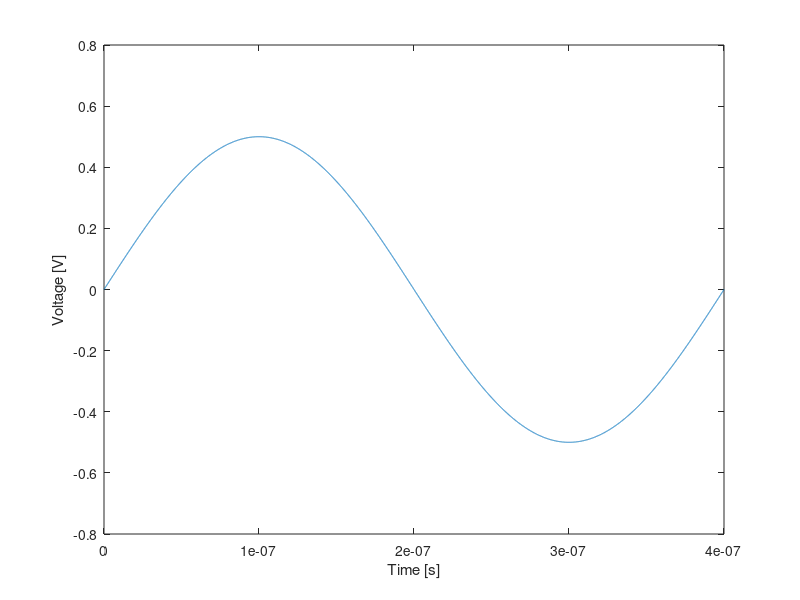

Write MATLAB code to recreate this figure.
%%%%%%%%%%%%%%%%%%%%%%%%%%%%%%%%%%%%%%%%%%%%%%%%%%%%%%%%%%%%%%%%%%%%%%%%%%%
% Data Converter for SIGLENT SDG 1032X Arbitrary Function Generator
% Author:   Luiz Oliveira
% Date:     11/06/2024
%%%%%%%%%%%%%%%%%%%%%%%%%%%%%%%%%%%%%%%%%%%%%%%%%%%%%%%%%%%%%%%%%%%%%%%%%%%

clc
clear all
close all

%%%%%%%%%%%%%%%%%%%%%%%%%%%%%%%%%%%%%%%%%%%%%%%%%%%%%%%%%%%%%%%%%%%%%%%%%%%
% Example of a sinusoidal function
%%%%%%%%%%%%%%%%%%%%%%%%%%%%%%%%%%%%%%%%%%%%%%%%%%%%%%%%%%%%%%%%%%%%%%%%%%%

N = 10000;
FREQ = 2500e3;
PERIOD = 1/FREQ;
AMP = 1;
OFFSET = 0;
PHASE = 0;

%%%%%%%%%%%%%%%%%%%%%%%%%%%%%%%%%%%%%%%%%%%%%%%%%%%%%%%%%%%%%%%%%%%%%%%%%%%
% Example of a sinusoidal function
%%%%%%%%%%%%%%%%%%%%%%%%%%%%%%%%%%%%%%%%%%%%%%%%%%%%%%%%%%%%%%%%%%%%%%%%%%%

t = 0:(PERIOD/(N-1)):PERIOD;
y = 0.5*sin(2*pi*(t/PERIOD));
plot(t,y)
xlabel('Time [s]')
ylabel('Voltage [V]')

%%%%%%%%%%%%%%%%%%%%%%%%%%%%%%%%%%%%%%%%%%%%%%%%%%%%%%%%%%%%%%%%%%%%%%%%%%%
% Name of the CSV file that will be generated
%%%%%%%%%%%%%%%%%%%%%%%%%%%%%%%%%%%%%%%%%%%%%%%%%%%%%%%%%%%%%%%%%%%%%%%%%%%

fileID = fopen('output.csv','w');

%%%%%%%%%%%%%%%%%%%%%%%%%%%%%%%%%%%%%%%%%%%%%%%%%%%%%%%%%%%%%%%%%%%%%%%%%%%
% Mandatory header in SIGLENT SDG 1032X Format
%%%%%%%%%%%%%%%%%%%%%%%%%%%%%%%%%%%%%%%%%%%%%%%%%%%%%%%%%%%%%%%%%%%%%%%%%%%

fprintf(fileID,'data length,%d\n',N);
fprintf(fileID,'frequency,%d\n',FREQ);
fprintf(fileID,'amp,%.3f\n',AMP);
fprintf(fileID,'offset,%.3f\n',OFFSET);
fprintf(fileID,'phase,%.3f\n',PHASE);
fprintf(fileID,',\n,\n,\n,\n,\n,\n,\n');
fprintf(fileID,'xpos,value\n');

%%%%%%%%%%%%%%%%%%%%%%%%%%%%%%%%%%%%%%%%%%%%%%%%%%%%%%%%%%%%%%%%%%%%%%%%%%%
% Data being saved to CSV file
%%%%%%%%%%%%%%%%%%%%%%%%%%%%%%%%%%%%%%%%%%%%%%%%%%%%%%%%%%%%%%%%%%%%%%%%%%%

for i=1:length(t)
    fprintf(fileID,'%.3e,%.9f\n',t(1,i),y(1,i));
end
fprintf(fileID,'\n');

fclose(fileID);